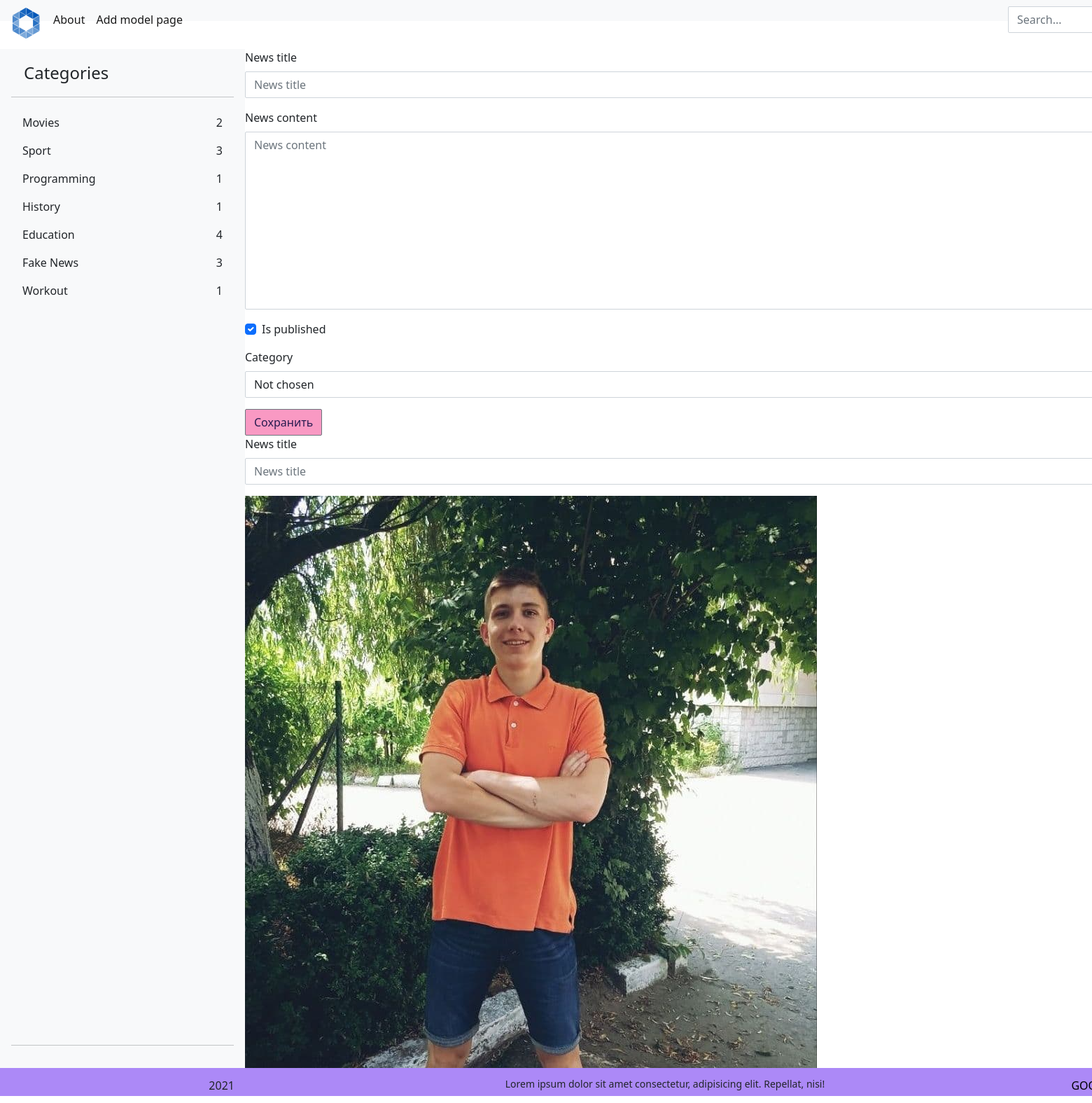
Page /django_boottstrap/ on the committed database.
### icon/models.py (models this page shows, shortened)
class Category(models.Model):
    name = models.CharField(max_length=100, db_index=True)
    slug = models.SlugField(max_length=255,
                            unique=True,
                            db_index=True,
                            verbose_name="URL",
                            null=True,
                            )
    ico = models.ImageField(
        upload_to="icons/Data%y/%m/%d/", null=True, blank=True)
    def __str__(self):
        return str(self.name).lower()
    def get_absolute_url(self):
        return reverse("category", kwargs={"category_name": self.slug})
    objects = models.Manager()
    sorted_objects = WomanFilterManager()
    count_cat = CountCategory()
    max_view = CountWiews()
    class Meta:
        verbose_name = "Category"
        verbose_name_plural = "Categories"
        ordering = ["name"]  # sorting categories at site

class Woman(models.Model):
    title = models.CharField(max_length=100, unique=True)
    slug = models.SlugField(max_length=255,
                            unique=True,
                            db_index=True,
                            verbose_name="URL",
                            null=True,
                            )
    content = models.TextField(blank=True)  # is not required to be filled
    creation_date = models.DateTimeField(auto_now_add=True)
    updation_date = models.DateTimeField(auto_now=True)
    photo = models.ImageField(upload_to="photos/Data%y/%m/%d/", blank=True)
    is_published = models.BooleanField(default=True)  # default is True
    cat = models.ForeignKey("Category", on_delete=models.PROTECT,
                            verbose_name="Category"
                            )  # add field from another model
    notes = GenericRelation('Note')
    objects = models.Manager()
    sorted_objects = WomanFilterManager()
    show_lengths = WomanFlterShowLenContent()
    def get_absolute_url(self):
        return reverse("post", kwargs={"slug_id": self.slug})
    class Meta:
        verbose_name = "New"
        verbose_name_plural = "News"
        ordering = ["-creation_date"]  # sorting news at site
        get_latest_by = "creation_date"

### icon/views.py (the view)
# urls.py: path("django_boottstrap/", django_boottstrap, name = "django_boottstrap"),
@never_cache
def django_boottstrap(request):
    form = ""
    if request.method == "POST":
        form = NewsForm(request.POST, request.FILES)
        if form.is_valid():
            form.save()
            return redirect("home")
    else:
        form = NewsForm()
    return render(request, "icon/django_boottstrap.html", {"form": form, "menu": menu,
                                                           "wom": Woman.objects.get(pk=11)})

### icon/forms.py
class NewsForm(forms.Form):
    title = forms.CharField(max_length=100, label="News title",
                            widget=forms.TextInput(attrs={"class": "form-control"}))
    content = forms.CharField(label="News content", widget=forms.Textarea(
        attrs={
            "class": "form-control",
            "cols": 50,
            "rows": 10})
    )
    is_published = forms.BooleanField(required=False, initial=True,)
    cat = forms.ModelChoiceField(queryset=Category.objects.all(
    ), empty_label="Not chosen", widget=forms.Select(attrs={"class": "form-control"}), label="Category")

### icon/templatetags/menu_tags.py (called while the page is built)
@register.inclusion_tag("icon/new/show_category_list.html")
def get_categories_list(sort = None):
	if not sort:
		cats = Category.objects.annotate(publ = F("woman__is_published"), cnt = Count("woman", filter = Q(publ__gt = 0))).filter(cnt__gt = 0)
	else:
		cats = Category.objects.order_by(sort)
	return {"cats":cats}

@register.inclusion_tag("icon/new/get_top_chart.html")
def get_top_chart():
	order = Woman.objects.order_by("ip").last()
	return {"order": order}

@register.inclusion_tag("icon/new/get_most_liked.html")
def get_most_liked():
	queryset = Woman.objects.all()
	res = queryset.first()
	for elem in queryset:
		if elem.likes.count() > res.likes.count():
			res = elem
	return {"order": res}

### templates/icon/django_boottstrap.html (shortened to what this page needs)
{% extends "icon/base.html" %}
{% load static %}
{% load bootstrap4 %}
{% load thumbnail %}
{% block link %}
	   	<link href="https://maxcdn.bootstrapcdn.com/font-awesome/4.3.0/css/font-awesome.min.css" rel="stylesheet">
{% endblock %}
{% block content %}
	<form method="post">
        {% bootstrap_form form %}
    	{% bootstrap_button content='Сохранить' size="large" button_type='submit' button_class=' btn-secondary' %}
    	{% bootstrap_field form.title placeholder="Enter your text" addon_before="Title" show_label=True  %}
	<img src=" {% thumbnail wom.photo 'default' %} ">
    </form>
{% endblock %}

### templates/icon/base.html (shortened to what this page needs)
{% load static %}
{% load menu_tags %}
<!DOCTYPE html>
<html lang="en">
<head>
	<link href="https://cdn.jsdelivr.net/npm/bootstrap@5.0.2/dist/css/bootstrap.min.css"
		rel="stylesheet"
>
	<link rel="stylesheet" type="text/css" href="{% static 'menu/css/style.css' %}">
	{% block link %}{% endblock %}
</head>
<body>
	<section class="section">
		<nav class="navbar navbar-expand-lg navbar-light bg-light">
		  <div class="container-fluid">
		  	<div class="block">
			    <a class="navbar-brand" href="{% url 'home' %}">
			    	<div class="svg">
					</div>
				</a>
			</div>
		    <div class="collapse navbar-collapse links" id="navbarSupportedContent">
		      <ul class="navbar-nav me-auto mb-2 mb-lg-0">
		      	{% block menu %}
			      	{% for elem in menu %}
				        <li class="nav-item">
				          <a class="nav-link active" aria-current="page" href="{% url elem.url_name %}">{{elem.title}}</a>
				        </li>
			        {% endfor %}
			    {% endblock %}
		      </ul>
		    </div>
			</div>
			<div class="text-end">
			{% block search %}
					<form class="col-12 col-lg-auto mb-3 mb-lg-0 me-lg-3 form_header "  action=" {% url 'home' %} " method="get">
				<input type="search" class="form-control form__search" placeholder="Search..." name="search" aria-label="Search">
				</form>
			{% endblock %}
        {% if request.user.is_authenticated %}
			 		<div class="dropdown">
				    <a type="button" class="link-dark dropdown-toggle" data-toggle="dropdown">
				      <img src="{% static 'menu/img/ico/gome_gr.png' %}" alt="mdo" width="32" height="32" class="rounded-circle">
				    </a>
				    <div class="dropdown-menu">
				      <h5 class="dropdown-header">sign in as {{user.username}}</h5>
				      <a class="dropdown-item" href="{% url 'profile' %}">Profile</a>
				      <a class="dropdown-item" href="{% url 'know_more' %}">Know more</a>
				      <a class="dropdown-item" href="{% url 'about' %}">About</a>
				      <h5 class="dropdown-divider"></h5>
				      <a class="dropdown-item" href="{% url 'logout' user.username %}">Log out</a>
				    </div>
			  	</div>
			  {% else %}
			  	<div class="if_autorized">
			  	</div>
			  {% endif %}
		</nav>
		<div class="wrapper">
			<div class="d-flex flex-column flex-shrink-0 p-3 bg-light" style="width: 350px;">
			    <a  class="d-flex align-items-center mb-3 mb-md-0 me-md-auto link-dark text-decoration-none cat_head">
			      <svg class="bi me-2" width="40" height="32"><use xlink:href="#bootstrap"/></svg>
			      <span class="fs-4" id="category_title"  >Categories</span>
			    </a>
			    <hr>
			    <ul class="nav nav-pills flex-column mb-auto">
			    	{% block list %}
			      		{% get_categories_list  %}
			    	{% endblock %}
			    </ul>
			    <hr>
		  	</div>
		  	<div class="content">
				{% block content %}
				{% endblock %}
			</div>
		</div>
		<div class="footer">
			<div class="footer__left">
				2021
			</div>
			<div class="footer__center">
				<p class="footer__text">Lorem ipsum dolor sit amet consectetur, adipisicing elit. Repellat, nisi!</p>
			</div>
			<div class="footer__right">
				<a class="footer__link" href="https://www.google.com/">google.com</a>
			</div>
		</div>
	</section>
</body>
</html>

### templates/icon/new/show_category_list.html
{% for elem in cats %}
	  	<li class="nav-item">
	    	<a href="{{elem.get_absolute_url}}" class="nav-link link-dark new-link grid_link" aria-current="page">
	          	<span class="link__name">{{elem.name}}</span>
	          	<span class="link__count">{{elem.cnt}}</span>
	    	</a>
	  	</li>
{% endfor %}

### static/menu/css/style.css (style rules this page uses)
body { height: 100%; }
.section { min-height: 895px; display: grid; grid-template-rows: 50px 1fr 50px; }
.wrapper { min-height: 865px; display: grid; grid-template-columns: 350px 1280px 270px; columns: 1/2; margin-top: 20px; }
.btn-secondary { background: #F999C3; color: #271B50; }
.form_header { margin-right: 50px; }
.form__search { width: 280px; }
.if_autorized { margin: 0 -40px 0 0; }
.text-end { display: grid; grid-template-columns: 110px 300px 00px; padding-left: 40px; }
.grid_link { display: grid; grid-template-columns: repeat(2, 1fr); }
.link__count { text-align: right; }
.cat_head { margin: 0 0 0 -30px ; }
.navbar { display: grid; grid-template-columns: 1fr 500px; margin-bottom: 20px; }
.links { margin-left: 40px; }
.svg { height: 10px; width: 10px; border-radius: 50%; }
#svg { display: inline-block; fill: #0057B8; }
.footer { text-align: center; display: grid; grid-template-columns: repeat(3, 1fr); background: #AC89F7; height: 40px; align-items: center; }
.footer__link { text-decoration: none; color: black; text-transform: uppercase; }
.footer__text { padding-top: 12px; }
@media only screen and (min-width: 1400px) { p { font-size: 14px } }
.form-control, .btn { min-height: 38px; border-radius: 2px; }

### rows in the picture
Category: name "Movies", cnt "2"
Category: name "Sport", cnt "3"
Category: name "Programming", cnt "1"
Category: name "History", cnt "1"
Category: name "Education", cnt "4"
Category: name "Fake News", cnt "3"
Category: name "Workout", cnt "1"
Woman: photo (picture)

### other values in the picture
{{ elem.title }} "About" "Add model page"
